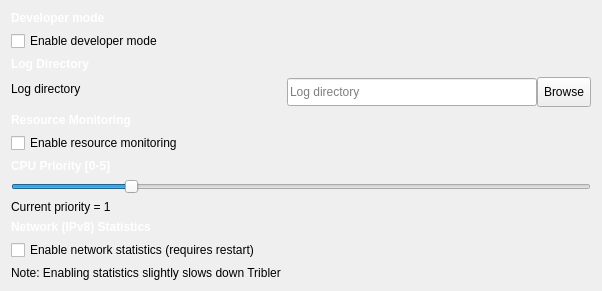
                <widget class="QWidget" name="settings_debug_tab">
                 <layout class="QFormLayout" name="settigsDebugFormLayout">
                  <property name="fieldGrowthPolicy">
                   <enum>QFormLayout::ExpandingFieldsGrow</enum>
                  </property>
                  <property name="labelAlignment">
                   <set>Qt::AlignLeading|Qt::AlignLeft|Qt::AlignTop</set>
                  </property>
                  <property name="formAlignment">
                   <set>Qt::AlignLeading|Qt::AlignLeft|Qt::AlignTop</set>
                  </property>
                  <item row="0" column="0">
                   <widget class="QLabel" name="tribler_profile_header_label">
                    <property name="styleSheet">
                     <string notr="true">font-weight: bold;
color: white;</string>
                    </property>
                    <property name="text">
                     <string>Developer mode</string>
                    </property>
                   </widget>
                  </item>
                  <item row="1" column="0">
                   <widget class="QCheckBox" name="developer_mode_enabled_checkbox">
                    <property name="text">
                     <string>Enable developer mode </string>
                    </property>
                   </widget>
                  </item>
                  <item row="2" column="0">
                   <widget class="QLabel" name="tribler_profile_header_label">
                    <property name="styleSheet">
                     <string notr="true">font-weight: bold;
color: white;</string>
                    </property>
                    <property name="text">
                     <string>Log Directory</string>
                    </property>
                   </widget>
                  </item>
                  <item row="3" column="0">
                   <widget class="QLabel" name="label_log_location">
                    <property name="styleSheet">
                     <string notr="true"/>
                    </property>
                    <property name="text">
                     <string>Log directory </string>
                    </property>
                   </widget>
                  </item>
                  <item row="3" column="1">
                   <widget class="QWidget" name="log_location_widget" native="true">
                    <layout class="QHBoxLayout" name="log_location_layout">
                     <property name="spacing">
                      <number>0</number>
                     </property>
                     <property name="leftMargin">
                      <number>0</number>
                     </property>
                     <property name="topMargin">
                      <number>0</number>
                     </property>
                     <property name="rightMargin">
                      <number>0</number>
                     </property>
                     <property name="bottomMargin">
                      <number>0</number>
                     </property>
                     <item>
                      <widget class="QLineEdit" name="log_location_input">
                       <property name="sizePolicy">
                        <sizepolicy hsizetype="Fixed" vsizetype="Fixed">
                         <horstretch>0</horstretch>
                         <verstretch>0</verstretch>
                        </sizepolicy>
                       </property>
                       <property name="minimumSize">
                        <size>
                         <width>250</width>
                         <height>28</height>
                        </size>
                       </property>
                       <property name="maximumSize">
                        <size>
                         <width>250</width>
                         <height>28</height>
                        </size>
                       </property>
                       <property name="styleSheet">
                        <string notr="true"/>
                       </property>
                       <property name="placeholderText">
                        <string>Log directory</string>
                       </property>
                      </widget>
                     </item>
                     <item>
                      <widget class="QToolButton" name="log_location_chooser_button">
                       <property name="minimumSize">
                        <size>
                         <width>50</width>
                         <height>30</height>
                        </size>
                       </property>
                       <property name="baseSize">
                        <size>
                         <width>50</width>
                         <height>30</height>
                        </size>
                       </property>
                       <property name="toolTip">
                        <string>Browse directory</string>
                       </property>
                       <property name="text">
                        <string>Browse</string>
                       </property>
                       <property name="icon">
                        <iconset>
                         <normaloff>../images/browse_folder.svg</normaloff>../images/browse_folder.svg</iconset>
                       </property>
                       <property name="toolButtonStyle">
                        <enum>Qt::ToolButtonIconOnly</enum>
                       </property>
                       <property name="autoRaise">
                        <bool>false</bool>
                       </property>
                       <property name="arrowType">
                        <enum>Qt::NoArrow</enum>
                       </property>
                      </widget>
                     </item>
                    </layout>
                   </widget>
                  </item>
                  <item row="4" column="0">
                   <widget class="QLabel" name="label_68">
                    <property name="styleSheet">
                     <string notr="true">font-weight: bold;color: white;</string>
                    </property>
                    <property name="text">
                     <string>Resource Monitoring</string>
                    </property>
                   </widget>
                  </item>
                  <item row="5" column="0">
                   <widget class="QCheckBox" name="checkbox_enable_resource_log">
                    <property name="text">
                     <string>Enable resource monitoring</string>
                    </property>
                   </widget>
                  </item>
                  <item row="6" column="0">
                   <widget class="QLabel" name="label_66">
                    <property name="styleSheet">
                     <string notr="true">font-weight: bold;color: white;</string>
                    </property>
                    <property name="text">
                     <string>CPU Priority [0-5]</string>
                    </property>
                   </widget>
                  </item>
                  <item row="7" column="0" colspan="2">
                   <widget class="QSlider" name="slider_cpu_level">
                    <property name="maximum">
                     <number>5</number>
                    </property>
                    <property name="pageStep">
                     <number>1</number>
                    </property>
                    <property name="value">
                     <number>1</number>
                    </property>
                    <property name="orientation">
                     <enum>Qt::Horizontal</enum>
                    </property>
                   </widget>
                  </item>
                  <item row="8" column="0">
                   <widget class="QLabel" name="cpu_priority_value">
                    <property name="text">
                     <string>Current priority = 1</string>
                    </property>
                   </widget>
                  </item>
                  <item row="9" column="0">
                   <widget class="QLabel" name="label_90">
                    <property name="styleSheet">
                     <string notr="true">font-weight: bold;color: white;</string>
                    </property>
                    <property name="text">
                     <string>Network (IPv8) Statistics</string>
                    </property>
                   </widget>
                  </item>
                  <item row="10" column="0" colspan="2">
                   <widget class="QCheckBox" name="checkbox_enable_network_statistics">
                    <property name="text">
                     <string>Enable network statistics (requires restart)</string>
                    </property>
                   </widget>
                  </item>
                  <item row="11" column="0">
                   <widget class="QLabel" name="network_statistics_warning">
                    <property name="text">
                     <string>Note: Enabling statistics slightly slows down Tribler</string>
                    </property>
                   </widget>
                  </item>
                 </layout>
                </widget>
